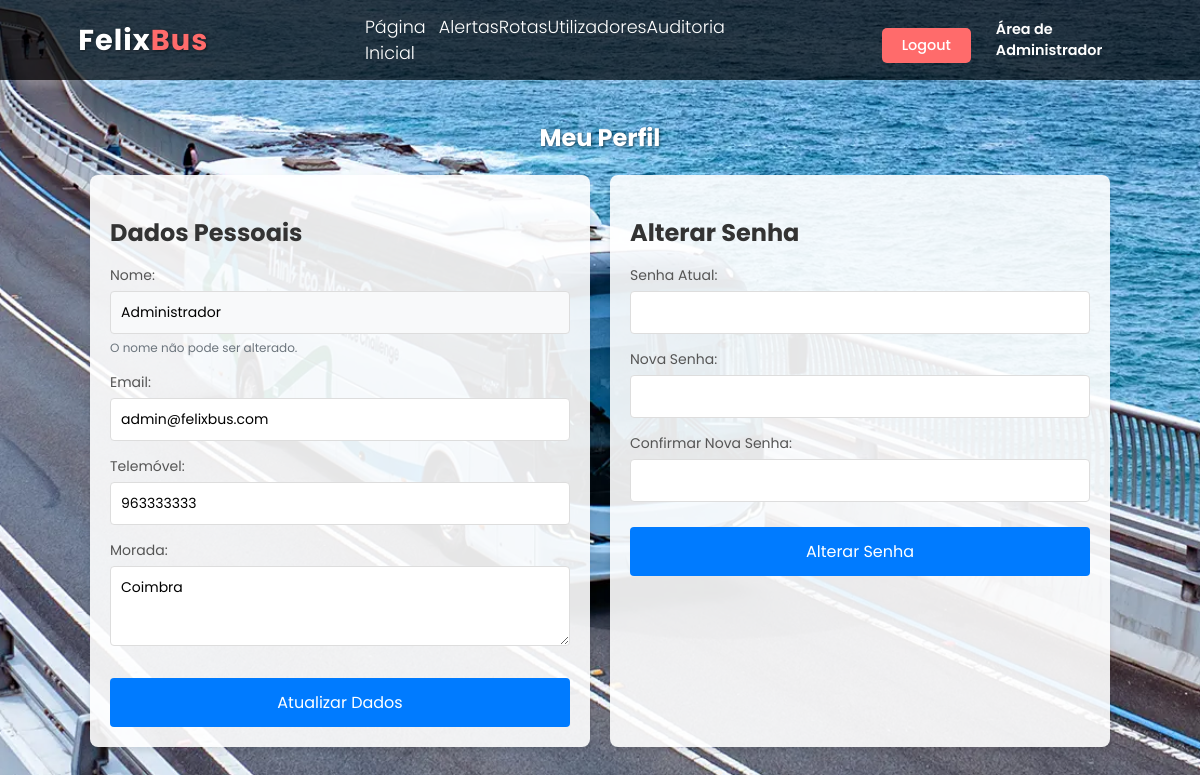
Screenshot of /paginas/perfil_admin.php (signed in) with the database file from the repository.
### tables this page shows
CREATE TABLE utilizadores (
    id INT AUTO_INCREMENT PRIMARY KEY,
    user VARCHAR(20) UNIQUE NOT NULL,  
    pwd VARCHAR(255) NOT NULL,  
    nome VARCHAR(100) NOT NULL,
    email VARCHAR(150) UNIQUE NOT NULL,
    telemovel VARCHAR(20) NOT NULL,
    morada TEXT NOT NULL,
    tipo_perfil INT NOT NULL DEFAULT 4,  
    FOREIGN KEY (tipo_perfil) REFERENCES perfis(id)
);

### paginas/perfil_admin.php (the view, shortened to what this page needs)
<?php
$id_utilizador = $_SESSION["id_utilizador"];
$sql = "SELECT nome, email, telemovel, morada FROM utilizadores WHERE id = $id_utilizador";
$resultado = mysqli_query($conn, $sql);
$dados = mysqli_fetch_assoc($resultado);
?>
<!DOCTYPE html>
<html lang="pt">
<head>
    <link rel="stylesheet" href="perfil_admin.css">
</head>
<body>
    <nav>
        <div class="logo">
            <h1>Felix<span>Bus</span></h1>
        </div>
        <div class="links">
            <div class="link"> <a href="pg_admin.php">Página Inicial</a></div>
            <div class="link"> <a href="gerir_alertas.php">Alertas</a></div>
            <div class="link"> <a href="gerir_rotas.php">Rotas</a></div>
            <div class="link"> <a href="gerir_utilizadores.php">Utilizadores</a></div>
            <div class="link"> <a href="auditoria_transacoes.php">Auditoria</a></div>
        </div>
        <div class="buttons">
            <div class="btn"><a href="logout.php"><button>Logout</button></a></div>
            <div class="btn-admin">Área de Administrador</div>
        </div>
    </nav>
    <section>
        <h1>Meu Perfil</h1>
        <div class="container">
            <div class="form-container">
                <h2>Dados Pessoais</h2>
                <form method="post" action="perfil_admin.php">
                    <div class="form-group">
                        <label for="nome">Nome:</label>
                        <input type="text" id="nome" name="nome" value="<?php echo htmlspecialchars($dados['nome']); ?>" readonly>
                        <small>O nome não pode ser alterado.</small>
                    </div>
                    <div class="form-group">
                        <label for="email">Email:</label>
                        <input type="email" id="email" name="email" value="<?php echo htmlspecialchars($dados['email']); ?>" required>
                    </div>
                    <div class="form-group">
                        <label for="telemovel">Telemóvel:</label>
                        <input type="text" id="telemovel" name="telemovel" value="<?php echo htmlspecialchars($dados['telemovel']); ?>" required>
                    </div>
                    <div class="form-group">
                        <label for="morada">Morada:</label>
                        <textarea id="morada" name="morada" required><?php echo htmlspecialchars($dados['morada']); ?></textarea>
                    </div>
                    <button type="submit" name="atualizar">Atualizar Dados</button>
                </form>
            </div>
            <div class="form-container">
                <h2>Alterar Senha</h2>
                <form method="post" action="perfil_admin.php">
                    <div class="form-group">
                        <label for="senha_atual">Senha Atual:</label>
                        <input type="password" id="senha_atual" name="senha_atual" required>
                    </div>
                    <div class="form-group">
                        <label for="nova_senha">Nova Senha:</label>
                        <input type="password" id="nova_senha" name="nova_senha" required>
                    </div>
                    <div class="form-group">
                        <label for="confirmar_senha">Confirmar Nova Senha:</label>
                        <input type="password" id="confirmar_senha" name="confirmar_senha" required>
                    </div>
                    <button type="submit" name="alterar_senha">Alterar Senha</button>
                </form>
            </div>
        </div>
    </section>
</body>
</html>

### paginas/perfil_admin.css (style rules this page uses)
* { padding: 0; margin: 0; font-family: 'Poppins', sans-serif; box-sizing: border-box; }
body { width: 100%; min-height: 100vh; background-image: url(fundo.png); background-position: center; background-repeat: no-repeat; background-size: cover; }
nav { width: 100%; height: 10vh; display: flex; justify-content: space-around; align-items: center; color: white; background: rgba(0, 0, 0, 0.7); box-shadow: 0 0 15px rgba(255, 255, 255, 0.3); }
.logo { cursor: pointer; text-decoration: none !important; }
.logo h1 { color: white; font-size: 1.8rem; letter-spacing: 1px; }
.logo span { color: #ff6b6b; }
.links { display: flex; justify-content: space-between; width: 30%; }
.link a { color: white; text-decoration: none; font-size: 1.1rem; font-weight: 300; transition: all 0.3s ease; }
.buttons { display: flex; justify-content: flex-end; gap: 15px; width: 20%; align-items: center; height: 35px; }
.btn { display: flex; align-items: center; height: 100%; }
.btn a { text-decoration: none; height: 100%; display: flex; align-items: center; }
.btn button { height: 100%; padding: 0 20px; background: #ff6b6b; color: white; border: none; border-radius: 5px; font-size: 0.9rem; font-weight: 500; cursor: pointer; transition: all 0.3s ease; display: flex; align-items: center; }
.btn-admin { color: white; font-weight: 600; font-size: 0.9rem; display: flex; align-items: center; height: 100%; padding: 0 10px; transition: all 0.3s ease; }
section { padding: 20px; max-width: 1200px; margin: 0 auto; }
h1 { text-align: center; margin: 20px 0; color: white; text-shadow: 1px 1px 3px rgba(0, 0, 0, 0.5); }
h2 { margin: 20px 0 15px; color: #333; }
.container { display: flex; flex-wrap: wrap; gap: 20px; justify-content: center; }
.form-container { flex: 1; min-width: 300px; max-width: 500px; background-color: rgba(255, 255, 255, 0.9); padding: 20px; border-radius: 8px; box-shadow: 0 4px 6px rgba(0, 0, 0, 0.1); }
.form-group { margin-bottom: 15px; }
label { display: block; margin-bottom: 5px; color: #555; font-size: 14px; }
input, textarea { width: 100%; padding: 10px; border: 1px solid #ddd; border-radius: 4px; font-size: 14px; }
textarea { height: 80px; resize: vertical; }
small { display: block; margin-top: 5px; color: #6c757d; font-size: 12px; }
button { width: 100%; padding: 12px; background-color: #007BFF; color: white; border: none; border-radius: 4px; cursor: pointer; font-size: 16px; margin-top: 10px; }
input[readonly] { background-color: #f8f9fa; cursor: not-allowed; }

### rows the page displays
utilizadores: nome "Administrador", email "admin@felixbus.com", telemovel "963333333", morada "Coimbra"
